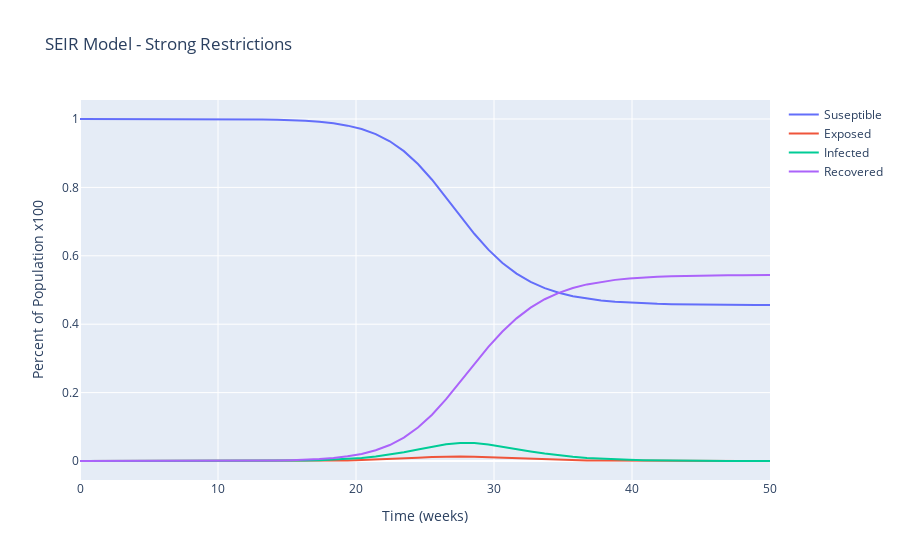

Here is the notebook cell this chart was saved with:
### Code cell
fig.add_trace(go.Scatter(x=t, y=SEIR[:,0], name='Suseptible'))
fig.add_trace(go.Scatter(x=t, y=SEIR[:,1], name='Exposed'))
fig.add_trace(go.Scatter(x=t, y=SEIR[:,2], name='Infected'))
fig.add_trace(go.Scatter(x=t, y=SEIR[:,3], name='Recovered')) 
fig.layout.update(dict(title='SEIR Model - Strong Restrictions',
                       xaxis=dict(title='Time (weeks)'),
                       yaxis=dict(title='Percent of Population x100')))
fig.show()
